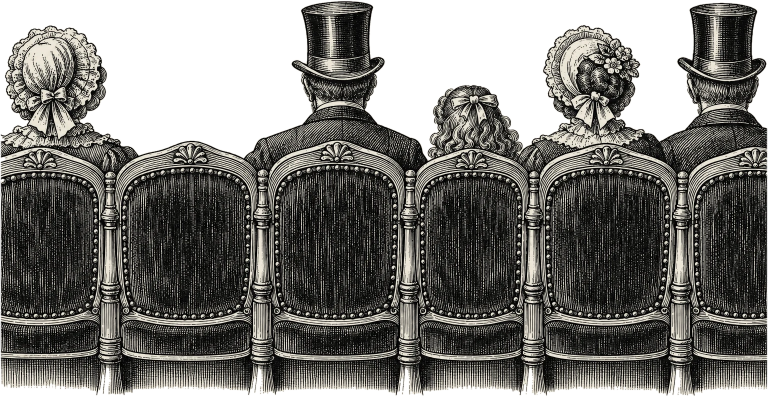
#> input picture art/theatre_seats.webp, 1536 x 793 px, found by its file name (shown at 1/2 size)
$ python theatre_seats.py
#> lines starting #> are read from the running program, lines starting #| are printed output that depends on the picture; after the words box and inside, x2 and y2 are one past the last pixel; in counts of white or black regions, pixels touching at a corner belong together
"""The row of stalls in the opening shot, made to continue without mirror-image guests (owner, 2026-10-16).

The row (public/art/ai/theatre_seats.webp, from tools/proscenium.py --house) was repeated mirrored at each
end for wide screens, which showed flipped copies of its end guests. Instead the row now continues with
empty chairs: the one empty chair in the drawing, cut from post to post with the neighbours' shoulders
taken off above its crest, laid side by side (src/sets/riverbank.js). The first empty chair at each end is
laid over the row's half-cut end chair, so the lady and the gentleman at the ends sit in whole chairs; the
drawing's edge cuts through them above the crests, so those cuts are rounded off.

Writes public/art/ai/theatre_seats_row.webp (the row, ends rounded) and theatre_seat_empty.webp (one chair,
303 x 793 px, the row's full height). In the row's pixels (1536 x 793): the empty chair runs from the post
at x 222 to the post at x 525; the row's last whole posts are at x 222 (left) and 1368 (right).

Usage: python3 tools/theatre_seats.py
"""
import numpy as np
from PIL import Image, ImageDraw, ImageFilter

SRC = "public/art/ai/theatre_seats.webp"
CHAIR = (222, 525)
# The empty chair's top (crest, shell ornament and the knobs of its posts), left to right.
TOP = [(222, 341), (229, 343), (236, 342), (242, 336), (250, 329), (262, 321), (278, 313), (300, 304), (320, 297),
       (340, 290), (358, 285), (375, 281), (395, 281), (415, 285), (435, 291), (455, 302), (470, 308), (482, 315),
       (492, 322), (500, 330), (507, 338), (512, 343), (518, 341), (525, 340)]
# Where the drawing's edges cut a figure above the end chairs (y from, y to), and how far in to round it.
LEFT_CUT, RIGHT_CUT, ROUND = (266, 306), (252, 284), 13


def soft(mask):
    return np.asarray(mask.filter(ImageFilter.GaussianBlur(0.8)), np.float32) / 255


def main():
    im = Image.open(SRC).convert("RGBA")
#> im is the input picture: PIL image 1536x793 RGBA; mean R, G, B, A 117.4, 114.7, 107.7, 192.7
    W, H = im.size
#> W = 1536; H = 793
    # The empty chair: everything above its top line is the neighbours, taken off.
    m = Image.new("L", (W, H), 0)
#> m: PIL image 1536x793 L; every value is 0
    ImageDraw.Draw(m).polygon([(x, y - 1.5) for x, y in TOP] + [(CHAIR[1], H), (CHAIR[0], H)], fill=255)
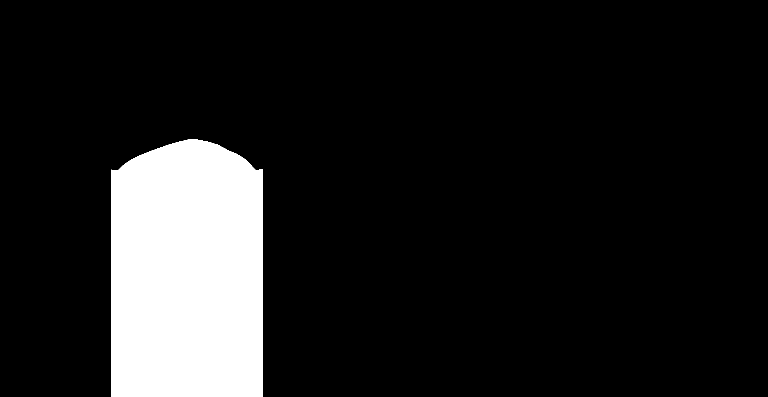
#> m: PIL image 1536x793 L (shown at 1/2 size); 12.2% white; 1 white region, box (x1, y1, x2, y2) and area: (222, 279, 526, 793) 148595
    a = np.asarray(im, np.float32).copy()
    chair = a.copy()
    chair[..., 3] *= soft(m)
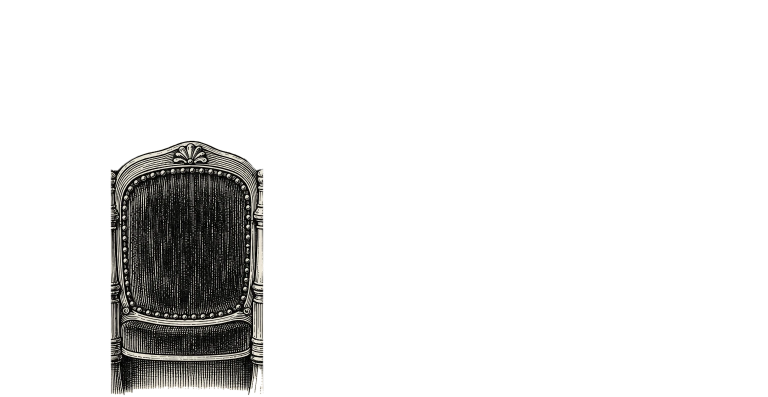
#> chair: shape (793, 1536, 4) float32 (shown at 1/2 size); mean R, G, B, A 117.6, 114.7, 107.5, 30; transparent parts drawn white
    tile = Image.fromarray(chair.astype(np.uint8)).crop((CHAIR[0], 0, CHAIR[1], H))
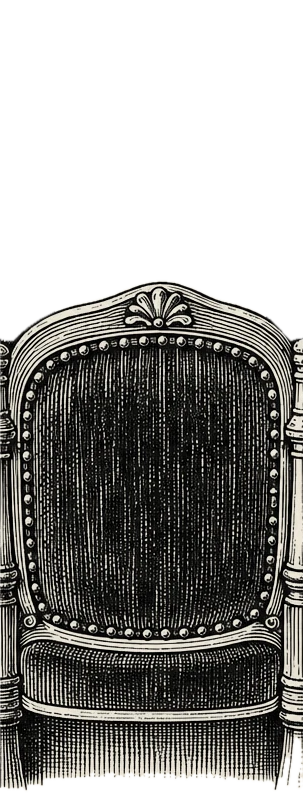
#> tile: PIL image 303x793 RGBA; mean R, G, B, A 138, 134.5, 126.6, 151.1; transparent parts drawn white
    tile.save("public/art/ai/theatre_seat_empty.webp", quality=88, method=6)
    # The row: the cut figures at either edge rounded off (inset most at the top of the cut, none at its foot).
    keep = Image.new("L", (W, H), 255)
#> keep: PIL image 1536x793 L; every value is 255
    d = ImageDraw.Draw(keep)
    for (y0, y1), side in ((LEFT_CUT, -1), (RIGHT_CUT, 1)):
        edge = []
        for y in range(y0 - 6, y1 + 1):
            s = min(1, max(0, (y - y0) / (y1 - y0)))
            inset = ROUND * (1 - s) ** 2
            edge.append((W - inset if side > 0 else inset, y))
        out = W + 2 if side > 0 else -2
        d.polygon(edge + [(out, y1), (out, y0 - 6)], fill=0)
    a[..., 3] *= soft(keep)
#> in soft (call 2), `return np.asarray(mask.filter(ImageFilter.GaussianBlur(0.8)), np.float..`:
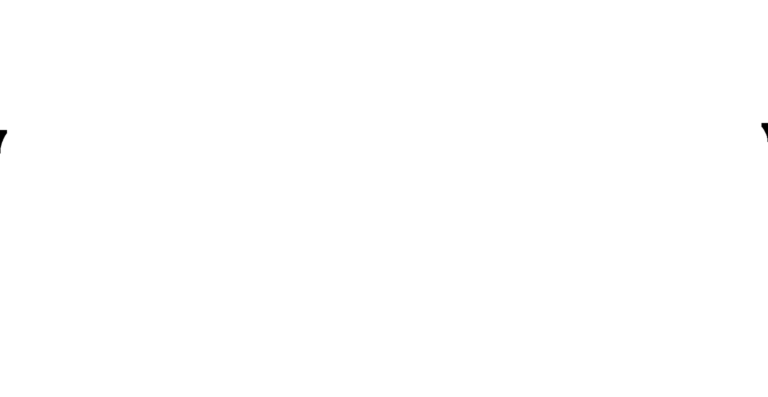
#> returned value: shape (793, 1536) float32 (shown at 1/2 size); min 0, max 1, mean 1
#> keep: PIL image 1536x793 L; 100% white; 2 black regions, box (x1, y1, x2, y2) and area: (0, 260, 14, 307) 286, (1523, 246, 1536, 284) 241
    Image.fromarray(a.astype(np.uint8)).save("public/art/ai/theatre_seats_row.webp", quality=88, method=6)
    print(f"public/art/ai/theatre_seats_row.webp {W}x{H}; theatre_seat_empty.webp {tile.size[0]}x{tile.size[1]}")
#| public/art/ai/theatre_seats_row.webp 1536x793; theatre_seat_empty.webp 303x793


if __name__ == "__main__":
    main()
